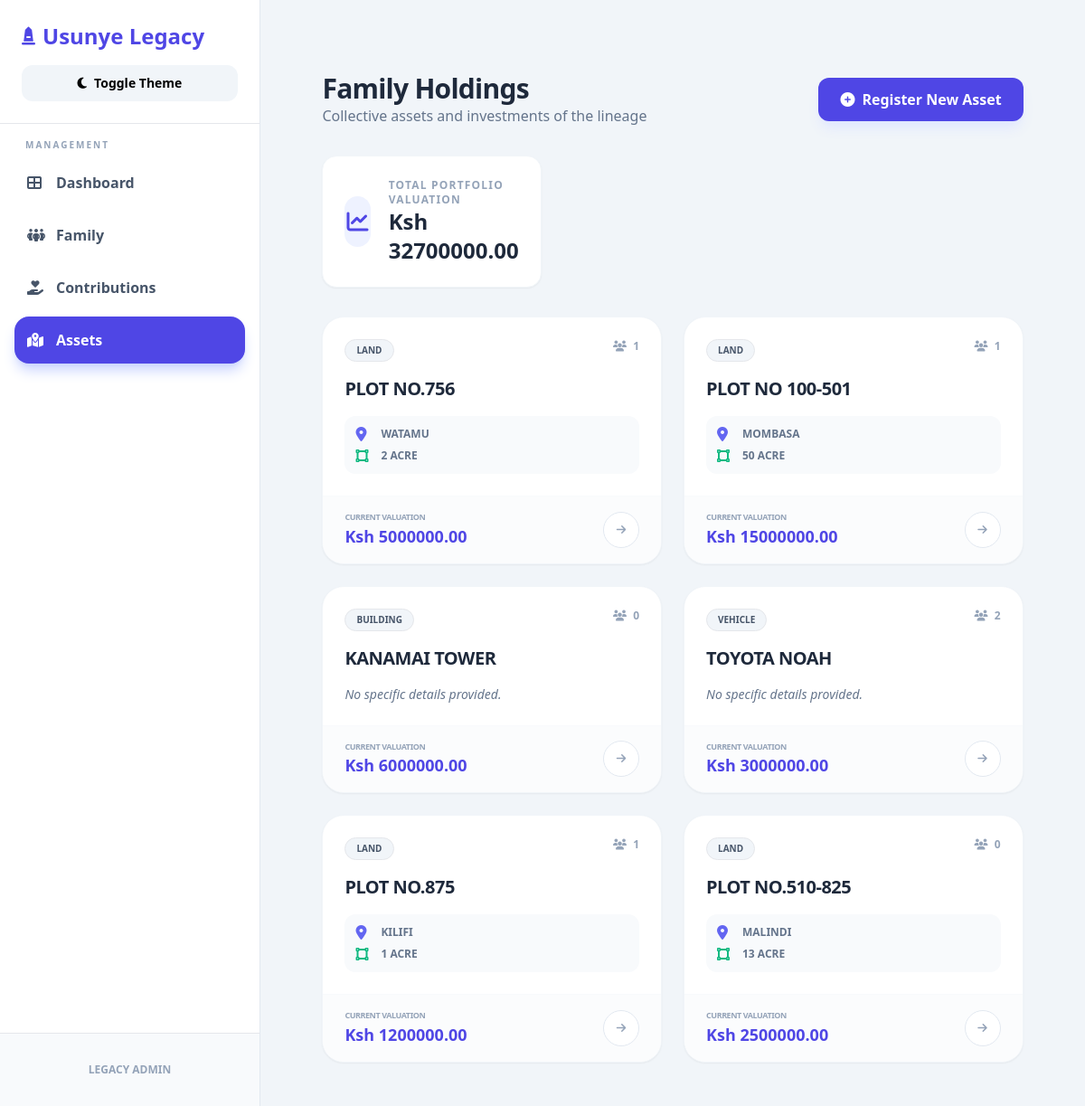
The app's page /assets/, older data.
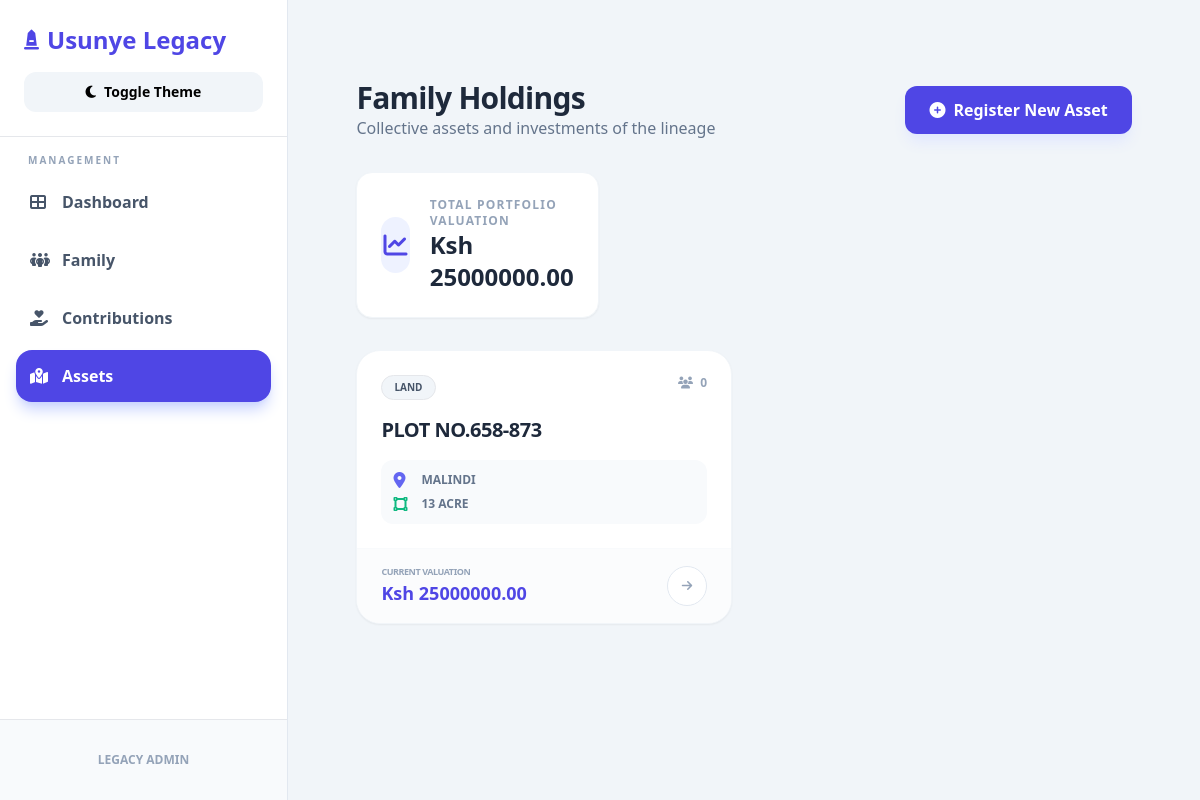
The same page, newer data.
### lineage/models.py (models this page shows, shortened)
class Asset(models.Model):
    title = models.CharField(max_length=200)
    category = models.ForeignKey(AssetCategory, on_delete=models.SET_NULL, null=True, blank=True, related_name='assets')
    valuation = models.DecimalField(max_digits=15, decimal_places=2)
    location = models.CharField(max_length=200, blank=True, null=True)
    size = models.CharField(max_length=100, blank=True, null=True)
    description = models.TextField(blank=True, null=True)
    created_at = models.DateTimeField(auto_now_add=True)

class AssetCategory(models.Model):
    name = models.CharField(max_length=50, unique=True)
    def __str__(self):
        return self.name

### lineage/views.py (the view)
# urls.py: path('assets/', views.assets, name='assets'),
def assets(request):
    assets = Asset.objects.all().order_by('-created_at')
    total_valuation = assets.aggregate(Sum('valuation'))['valuation__sum'] or 0
    form = AssetForm()
    owner_form = OwnerForm()
    context = {
        'assets': assets,
        'total_valuation': total_valuation,
        'form': form,
        'owner_form': owner_form,
    }
    return render(request, 'lineage/assets.html', context)

### lineage/templates/lineage/assets.html (shortened to what this page needs)
{% extends 'lineage/base.html' %}
{% block content %}
<div class="animate__animated animate__fadeIn space-y-8 max-w-[95%] mx-auto [&_input[type=number]]:[appearance:textfield] [&_input[type=number]::-webkit-outer-spin-button]:appearance-none [&_input[type=number]::-webkit-inner-spin-button]:appearance-none">
    <div class="flex flex-col md:flex-row md:items-center justify-between gap-4">
        <div>
            <h2 class="text-3xl font-extrabold text-slate-800 dark:text-slate-200 tracking-tight">Family Holdings</h2>
            <p class="text-slate-500 dark:text-slate-400 font-medium">Collective assets and investments of the lineage</p>
        </div>
        <button id="openAssetModal" class="bg-indigo-600 dark:bg-indigo-500 text-white px-6 py-3 rounded-xl font-bold hover:bg-indigo-700 dark:hover:bg-indigo-600 transition shadow-lg shadow-indigo-100 dark:shadow-indigo-800 flex items-center gap-2 transform active:scale-95">
            <i class="fas fa-plus-circle"></i> Register New Asset
        </button>
    </div>
    <div class="grid grid-cols-1 md:grid-cols-3 gap-6">
        <div class="bg-white dark:bg-slate-900 p-6 rounded-2xl border border-slate-100 dark:border-slate-700 shadow-sm flex items-center gap-5">
            <div class="w-14 h-14 bg-indigo-50 dark:bg-indigo-800 text-indigo-600 dark:text-indigo-200 rounded-2xl flex items-center justify-center text-2xl">
                <i class="fas fa-chart-line"></i>
            </div>
            <div>
                <p class="text-slate-400 dark:text-slate-500 text-xs font-bold uppercase tracking-widest">Total Portfolio Valuation</p>
                <h3 class="text-2xl font-black text-slate-800 dark:text-slate-200">Ksh {{ total_valuation|floatformat:2 }}</h3>
            </div>
        </div>
    </div>
    <div class="grid grid-cols-1 md:grid-cols-2 xl:grid-cols-3 gap-6 mt-6">
        {% for asset in assets %}
        <div class="group bg-white dark:bg-slate-900 rounded-3xl border border-slate-100 dark:border-slate-700 shadow-sm hover:shadow-xl hover:-translate-y-1 transition-all duration-300 overflow-hidden cursor-pointer flex flex-col justify-between" onclick="openAssetDrawer('{{ asset.id }}')">
            <div class="p-6">
                <div class="flex justify-between items-start mb-4">
                    <span class="px-3 py-1 bg-slate-100 dark:bg-slate-800 text-slate-600 dark:text-slate-300 text-[10px] font-bold uppercase rounded-full border dark:border-slate-700">
                        {{ asset.category.name|default:"General" }}
                    </span>
                    <span class="text-xs font-bold text-slate-400">
                        <i class="fas fa-users mr-1"></i> {{ asset.owners.count }}
                    </span>
                </div>
                <h4 class="text-xl font-black text-slate-800 dark:text-slate-200 group-hover:text-indigo-600 dark:group-hover:text-indigo-400 transition-colors uppercase tracking-tight">
                    {{ asset.title }}
                </h4>
                {% if asset.category.name == 'LAND' or asset.category.name == 'Land' %}
                <div class="mt-4 space-y-2 bg-slate-50 dark:bg-slate-800/40 p-3 rounded-xl">
                    <div class="flex items-center gap-3 text-slate-500 dark:text-slate-400">
                        <i class="fas fa-map-marker-alt w-4 text-indigo-500"></i>
                        <span class="text-xs font-bold uppercase">{{ asset.location|default:"Unknown Location" }}</span>
                    </div>
                    <div class="flex items-center gap-3 text-slate-500 dark:text-slate-400">
                        <i class="fas fa-vector-square w-4 text-emerald-500"></i>
                        <span class="text-xs font-bold uppercase">{{ asset.size|default:"N/A" }}</span>
                    </div>
                </div>
                {% else %}
                <p class="mt-4 text-sm text-slate-500 dark:text-slate-400 line-clamp-2 italic">
                    {{ asset.description|default:"No specific details provided." }}
                </p>
                {% endif %}
            </div>
            <div class="px-6 py-4 bg-slate-50/50 dark:bg-slate-800/50 border-t border-slate-50 dark:border-slate-700 flex justify-between items-center">
                <div>
                    <p class="text-[9px] text-slate-400 dark:text-slate-500 font-black uppercase tracking-tighter">Current Valuation</p>
                    <p class="text-lg font-black text-indigo-600 dark:text-indigo-400">Ksh {{ asset.valuation|floatformat:2 }}</p>
                </div>
                <div class="w-10 h-10 rounded-full bg-white dark:bg-slate-700 border border-slate-200 dark:border-slate-600 text-slate-400 dark:text-slate-300 group-hover:bg-indigo-600 group-hover:text-white transition flex items-center justify-center">
                    <i class="fas fa-arrow-right text-xs"></i>
                </div>
            </div>
        </div>
        {% empty %}
        <div class="col-span-full py-20 text-center text-slate-400 dark:text-slate-500">
            <i class="fas fa-box-open text-5xl mb-4 opacity-20"></i>
            <p class="font-bold">No family assets recorded yet.</p>
        </div>
        {% endfor %}
    </div>
</div>
{% endblock %}

### lineage/templates/lineage/base.html (shortened to what this page needs)
<!DOCTYPE html>
<html lang="en">
<head>
    <script src="https://cdn.tailwindcss.com"></script>
    <link rel="stylesheet" href="https://cdnjs.cloudflare.com/ajax/libs/font-awesome/6.5.0/css/all.min.css">
</head>
<body class="bg-slate-100 dark:bg-slate-900 dark:text-white transition-colors duration-300 antialiased overflow-x-hidden">
    <aside id="main-sidebar" class="fixed inset-y-0 left-0 w-72 bg-white dark:bg-slate-800 border-r border-slate-200 dark:border-slate-700 flex flex-col z-50 transition-transform duration-300 -translate-x-full lg:translate-x-0">
        <div class="p-6 border-b dark:border-slate-700">
            <div class="flex items-center justify-between mb-4">
                <h1 class="text-2xl font-bold text-indigo-600 dark:text-indigo-400 flex items-center gap-2">
                    <i class="fas fa-monument text-xl"></i> Usunye Legacy
                </h1>
            </div>
            <button id="theme-toggle" class="w-full flex items-center justify-center gap-2 px-3 py-2.5 rounded-xl bg-slate-100 dark:bg-slate-700 text-sm font-bold hover:bg-indigo-600 hover:text-white dark:hover:bg-indigo-600 transition-all duration-300">
                <i id="theme-icon" class="fas fa-moon"></i> Toggle Theme
            </button>
        </div>
        <nav class="flex-1 p-4 space-y-1.5 overflow-y-auto">
            <p class="text-[10px] font-black uppercase text-slate-400 mb-2 px-3 tracking-[0.2em] dark:text-slate-500">Management</p>
            <a href="{% url 'dashboard' %}" class="flex items-center gap-3 p-3.5 rounded-2xl font-bold transition-all group
                {% if request.resolver_match.url_name == 'dashboard' %} bg-indigo-600 text-white shadow-lg shadow-indigo-200 dark:shadow-none
                {% else %} text-slate-600 dark:text-slate-300 hover:bg-slate-50 hover:text-indigo-600 dark:hover:bg-slate-700 {% endif %}">
                <i class="fas fa-th-large w-5 group-hover:scale-110 transition"></i> Dashboard
            </a>
            <a href="{% url 'family' %}" class="flex items-center gap-3 p-3.5 rounded-2xl font-bold transition-all group
                {% if request.resolver_match.url_name == 'family' %} bg-indigo-600 text-white shadow-lg shadow-indigo-200 dark:shadow-none
                {% else %} text-slate-600 dark:text-slate-300 hover:bg-slate-50 hover:text-indigo-600 dark:hover:bg-slate-700 {% endif %}">
                <i class="fas fa-people-group w-5 group-hover:scale-110 transition"></i> Family
            </a>
            <a href="{% url 'contributions' %}" class="flex items-center gap-3 p-3.5 rounded-2xl font-bold transition-all group
                {% if request.resolver_match.url_name == 'contributions' %} bg-indigo-600 text-white shadow-lg shadow-indigo-200 dark:shadow-none
                {% else %} text-slate-600 dark:text-slate-300 hover:bg-slate-50 hover:text-indigo-600 dark:hover:bg-slate-700 {% endif %}">
                <i class="fas fa-hand-holding-heart w-5 group-hover:scale-110 transition"></i> Contributions
            </a>
            <a href="{% url 'assets' %}" class="flex items-center gap-3 p-3.5 rounded-2xl font-bold transition-all group
                {% if request.resolver_match.url_name == 'assets' %} bg-indigo-600 text-white shadow-lg shadow-indigo-200 dark:shadow-none
                {% else %} text-slate-600 dark:text-slate-300 hover:bg-slate-50 hover:text-indigo-600 dark:hover:bg-slate-700 {% endif %}">
                <i class="fas fa-map-marked-alt w-5 group-hover:scale-110 transition"></i> Assets
            </a>
        </nav>
        <div class="p-4 border-t bg-slate-50 dark:bg-slate-900/30 dark:border-slate-700 relative">
            {% if user.is_authenticated %}
                <div class="flex items-center gap-3 cursor-pointer p-2 rounded-2xl hover:bg-slate-200/50 dark:hover:bg-slate-700 transition" id="user-dropdown-button">
                    <div class="w-10 h-10 rounded-full bg-indigo-600 dark:bg-indigo-500 flex items-center justify-center text-white font-bold shadow-md">
                        {{ user.username|slice:":2"|upper }}
                    </div>
                    <div class="overflow-hidden">
                        <p class="text-[13px] text-slate-500 dark:text-slate-400 font-black uppercase tracking-tighter">Hello</p>
                        <p class="text-sm font-black text-slate-800 dark:text-slate-200 truncate">
                            {{ user.get_full_name|default:user.username }}
                        </p>
                    </div>
                    <i class="fas fa-chevron-up text-slate-400 ml-auto text-xs"></i>
                </div>
                <div id="user-dropdown" class="hidden absolute left-4 right-4 bottom-20 bg-white dark:bg-slate-800 shadow-2xl rounded-2xl overflow-hidden z-50 border border-slate-100 dark:border-slate-700 animate__animated animate__fadeInUp animate__faster">
                    <div class="px-4 py-3 text-[11px] font-bold text-slate-500 dark:text-slate-400 border-b border-slate-100 dark:border-slate-700 truncate">
                        <i class="fas fa-envelope mr-1"></i> {{ user.email }}
                    </div>
                    <a href="{% url 'logout' %}" class="block px-4 py-4 text-sm font-black text-rose-600 hover:bg-rose-50 dark:hover:bg-rose-900/30 transition">
                        <i class="fas fa-sign-out-alt mr-2"></i> Logout
                    </a>
                </div>
            {% else %}
                <div class="text-center py-4">
                    <p class="text-xs font-black text-slate-400 uppercase">Legacy Admin</p>
                </div>
            {% endif %}
        </div>
    </aside>
    <main class="lg:ml-72 min-h-screen transition-all duration-300">
        <div class="p-6 sm:p-8 md:p-12">
            <div class="animate__animated animate__fadeIn animate__delay-1s">
                {% block content %}{% endblock %}
            </div>
        </div>
    </main>
</body>
</html>

### lineage/templates/lineage/base.html (style rules this page uses)
html { scroll-behavior: smooth; }

Row changes from the older to the newer data that the page shows:
removed Asset: category.name "LAND", owners.count "1", title "PLOT NO.756", location "WATAMU", size "2 ACRE", valuation "5000000.00"
removed Asset: category.name "LAND", owners.count "1", title "PLOT NO 100-501", location "MOMBASA", size "50 ACRE", valuation "15000000.00"
removed Asset: category.name "BUILDING", owners.count "0", title "KANAMAI TOWER", description "No specific details provided.", valuation "6000000.00"
removed Asset: category.name "VEHICLE", owners.count "2", title "TOYOTA NOAH", description "No specific details provided.", valuation "3000000.00"
removed Asset: category.name "LAND", owners.count "1", title "PLOT NO.875", location "KILIFI", size "1 ACRE", valuation "1200000.00"
removed Asset: category.name "LAND", owners.count "0", title "PLOT NO.510-825", location "MALINDI", size "13 ACRE", valuation "2500000.00"
added Asset: category.name "LAND", owners.count "0", title "PLOT NO.658-873", location "MALINDI", size "13 ACRE", valuation "25000000.00"
Text that changed along with them:
{{ total_valuation|floatformat:2 }}: "32700000.00" → "25000000.00"
